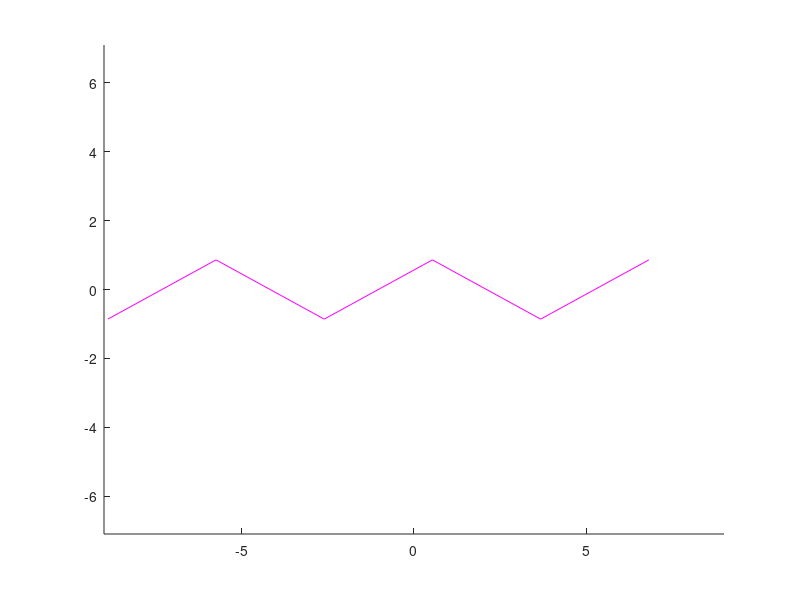

Reproduce this figure in MATLAB.
arxi=-9;
telos=9;
vima=10^(-5);
x=[arxi:vima:telos];
y=cos(x);
z=sin(x+0.5);
figure
hold on
plot(x,y)
plot(x,z)
axis equal

%tomh synartisewn
d=1;
N=length(x);
for k=2:N
    prin=y(k-1)-z(k-1);
    nyn=y(k)-z(k);
    if ((nyn<=0)&&(prin>0))||((nyn>0)&&(prin<=0))
        if abs(nyn)<=abs(prin)
            tomh_x(d)=x(k);
            tomh_y(d)=y(k);
            tomh_z(d)=z(k);
        else
            tomh_x(d)=x(k-1);
            tomh_y(d)=y(k-1);
            tomh_z(d)=z(k-1);
    end
    d=d+1;
    end
end
plot(tomh_x,tomh_y,'m')
